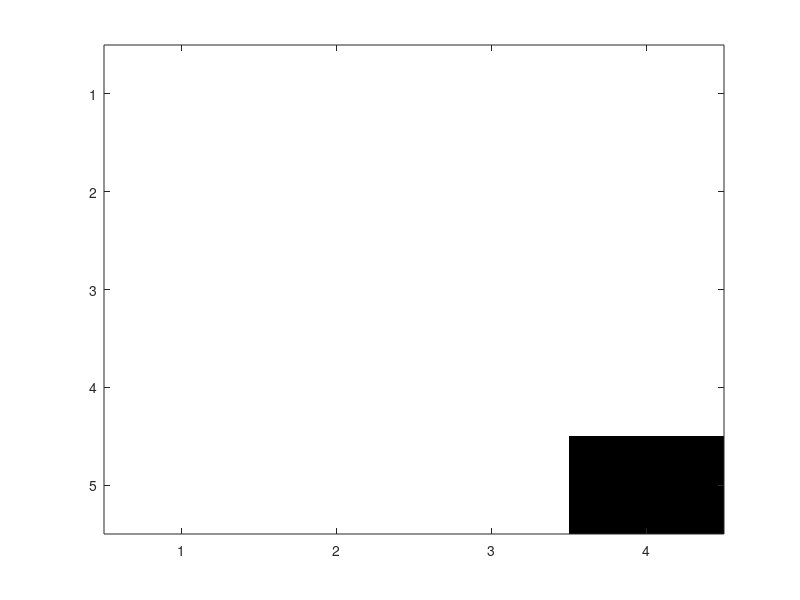

Source code (MATLAB): (Note: this script raises an error after producing the figure.)
% Initialize current location maze array
% 1 means unvisited
% 0.5 means visited
% 0 is the robot's current location

curr_loc = [...
    1 1 1 1 
    1 1 1 1
    1 1 1 1
    1 1 1 1 
    1 1 1 0];  

y_dim = 5;
x_dim = 4;

% Set maze walls
% For each grid space, wall locations are represented with 4 bits:
% [bit3 bit2 bit1 bit0] ==> [W E S N]
% N (north wall) = 0001 in binary or 1 in decimal
% S (south wall) = 0010 in binary or 2 in decimal
% E (east wall)  = 0100 in binary or 4 in decimal
% W (west wall)  = 1000 in binary or 8 in decimal
% For example: A grid that has a wall to the north and east would have a
% wall location of 0101 in binary or 5 in decimal

% Two wall configurations, for testing
% You can uncomment any of the wall_loc arrays or write your own mazes

wall_loc = [...
    9 1 3 5
    8 6 13 12
    12 11 6 12
    8 3 7 14
    10 3 3 7];

% User-defined color map
% 0   -> black
% 0.5 -> green
% 1   ->
map = [...
       0, 0, 0 
       0, 1, 0
       1, 1, 1];

% Draw initial grid
colormap(map);
imagesc(curr_loc);
caxis([0 1])
draw_walls(wall_loc);

% Total steps taken
steps = 0;
% Current position
curr_x = 4;
curr_y = 5;

next_x = curr_x;
next_y = curr_y;

%Direction facing: N, S, E, W
curr_dir = 'N';

segments = [];
settled = [];
frontier = [];
walls = zeros(y_dim,x_dim);

while (true)
    
    % Update node ID to current position
    ID= getNodeID(curr_x,curr_y);
    
    walls(curr_y,curr_x) = wall_loc(curr_y,curr_x);
    
    % Get wall information at current location
    wall_bin = de2bi(wall_loc(curr_y,curr_x), 4, 'right-msb');
    % Add segments connecting to all adjacent nodes
    if (wall_bin(1) == 0) %North neighbor
        segments= addSegment(segments,ID,getNodeID(curr_x,curr_y-1));
    end
    if (wall_bin(2) == 0) %South neighbor
        segments= addSegment(segments,ID,getNodeID(curr_x,curr_y+1));
    end
    if (wall_bin(3) == 0) %East neighbor
        segments= addSegment(segments,ID,getNodeID(curr_x+1,curr_y));
    end
    if (wall_bin(4) == 0) %West neighbor
        segments= addSegment(segments,ID,getNodeID(curr_x-1,curr_y));
    end
    
%======================
%    Algorithm to determine next movement here.
%    
%    Must set next_x and next_y to the next desired locations.
%
%    Must break if the maze is fully explored.
%======================
    
    [next_x,next_y,settled,frontier] = djikstra(curr_x,curr_y,wall_bin,settled,frontier,walls);
    
    if(next_x == curr_x && next_y == curr_y)
        break
    end
    
    % Update our position
    prev_y = curr_y;
    prev_x = curr_x;
    curr_y = next_y;
    curr_x = next_x;
    
    % Update our direction based on how we've changed our position
    if (curr_x > prev_x)
        curr_dir= 'E';
    elseif (curr_x < prev_x)
        curr_dir= 'W';
    elseif (curr_y < prev_y)
        curr_dir= 'N';
    else (curr_y > prev_y)
        curr_dir= 'S';
    end
    
    % We've made a movement, add a step
    steps = steps + 1;
    
    % Update maze array
    curr_loc(curr_y, curr_x) = 0;
    curr_loc(prev_y, prev_x) = 0.5;
    
    pause(0.2);
    
    %Update drawing of the maze

    imagesc(curr_loc);
    caxis([0 1]); % Re-scale colormap to original scale
    draw_walls(wall_loc);
end
display(horzcat('The maze was successfully explored in ',num2str(steps),' steps.'));